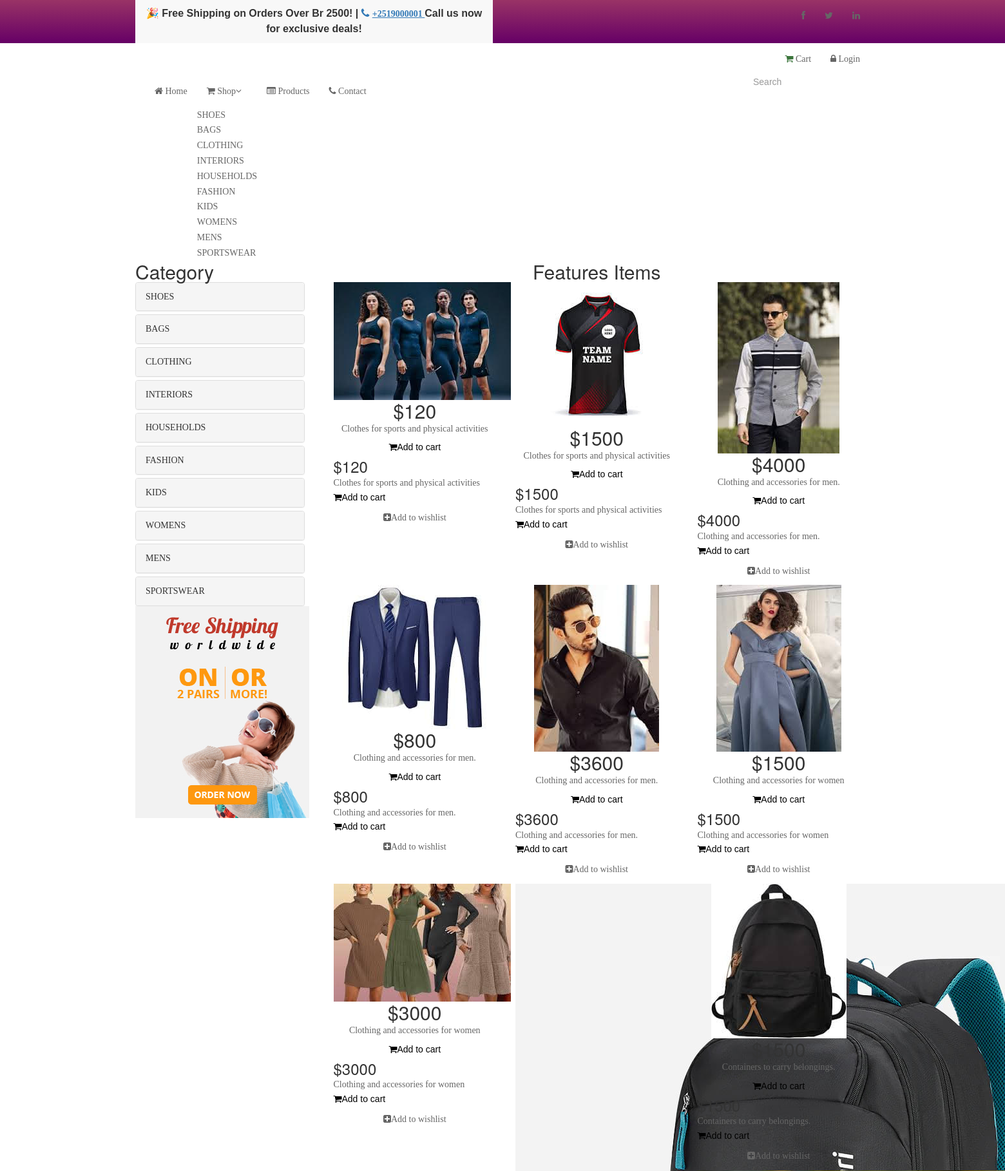
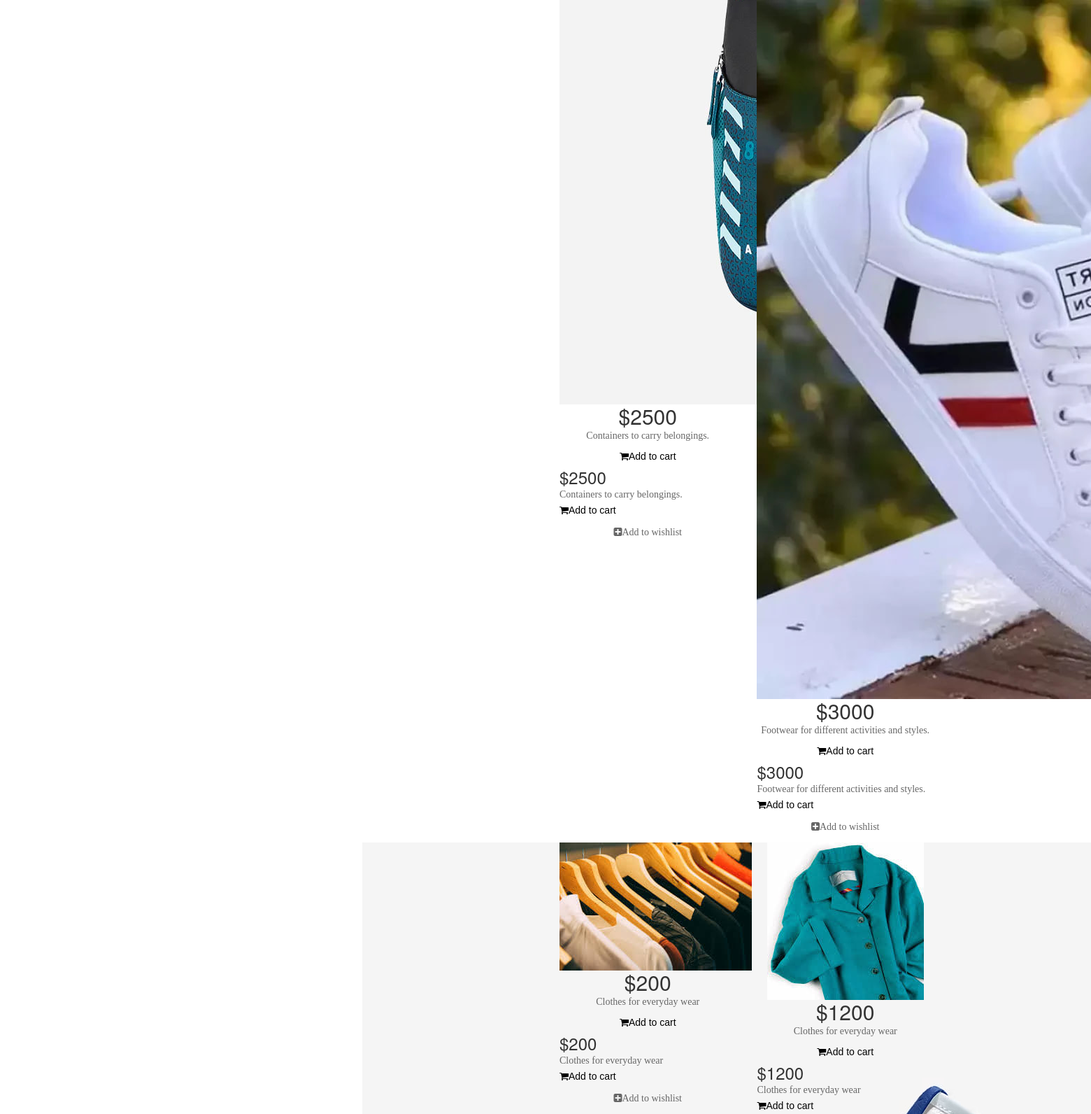
The page / (upper part) on the database its author committed (2 pictures, top to bottom).
### tables this page shows
CREATE TABLE `tblcategory` (
  `CATEGID` int(11) NOT NULL,
  `CATEGORIES` varchar(255) NOT NULL,
  `USERID` int(11) NOT NULL
);

CREATE TABLE `tblpromopro` (
  `PROMOID` int(11) NOT NULL,
  `PROID` int(11) NOT NULL,
  `PRODISCOUNT` double NOT NULL,
  `PRODISPRICE` double NOT NULL,
  `PROBANNER` tinyint(4) NOT NULL,
  `PRONEW` tinyint(4) NOT NULL
);

CREATE TABLE `tblproduct` (
  `PROID` int(11) NOT NULL,
  `PRODESC` varchar(255) DEFAULT NULL,
  `INGREDIENTS` varchar(255) NOT NULL,
  `PROQTY` int(11) DEFAULT NULL,
  `ORIGINALPRICE` double NOT NULL,
  `PROPRICE` double DEFAULT NULL,
  `CATEGID` int(11) DEFAULT NULL,
  `IMAGES` varchar(255) DEFAULT NULL,
  `PROSTATS` varchar(30) DEFAULT NULL,
  `OWNERNAME` varchar(90) NOT NULL,
  `OWNERPHONE` varchar(90) NOT NULL
);

### index.php (called while the page is built, shortened)
<?php
require_once("include/initialize.php");
require_once("theme/templates.php");
?>

### home.php (the view, shortened to what this page needs)
<section>
    <div class="container">
      <div class="row">
        <div class="col-sm-3">
            <?php include 'sidebar.php'; ?>
        </div>
        <div class="col-sm-9 padding-right">
          <div class="features_items">
            <h2 class="title text-center">Features Items</h2>
            <?php
            global $pdo;
            $sql = "SELECT * FROM tblpromopro pr
                    JOIN tblproduct p ON pr.PROID = p.PROID
                    JOIN tblcategory c ON p.CATEGID = c.CATEGID
                    WHERE p.PROQTY > 0";
            $stmt = $pdo->prepare($sql);
            $stmt->execute();
            $results = $stmt->fetchAll(PDO::FETCH_OBJ);
            foreach ($results as $result): ?>
                <form method="POST" action="cart/controller.php?action=add">
                    <div class="col-sm-4">
                      <div class="product-image-wrapper">
                        <div class="single-products">
                            <div class="productinfo text-center">
                              <img src="<?php echo web_root . 'admin/products/' . htmlspecialchars($result->IMAGES); ?>" alt="" />
                              <h2>$<?php echo htmlspecialchars($result->PRODISPRICE); ?></h2>
                              <p><?php echo htmlspecialchars($result->PRODESC); ?></p>
                              <button type="submit" name="btnorder" class="btn add-to-cart"><i class="fa fa-shopping-cart"></i>Add to cart</button>
                            </div>
                            <div class="product-overlay">
                              <div class="overlay-content">
                                <h3>$<?php echo htmlspecialchars($result->PRODISPRICE); ?></h3>
                                <p><?php echo htmlspecialchars($result->PRODESC); ?></p>
                                <button type="submit" name="btnorder" class="add-to-cart"><i class="fa fa-shopping-cart"></i>Add to cart</button>
                              </div>
                            </div>
                        </div>
                        <div class="choose">
                          <ul class="nav nav-pills nav-justified">
                            <li>
                              <?php
                              if (isset($_SESSION['CUSID'])) {
                                  echo '<a href="' . web_root . 'customer/controller.php?action=addwish&proid=' . htmlspecialchars($result->PROID) . '" title="Add to wishlist" class="btn btn-danger"><i class="fa fa-plus-square"></i>Add to wishlist</a>';
                              } else {
                                  echo '<a href="#" title="Add to wishlist" class="proid" data-target="#smyModal" data-toggle="modal" data-id="' . htmlspecialchars($result->PROID) . '"><i class="fa fa-plus-square"></i>Add to wishlist</a>';
                              }
                              ?>
                            </li>
                          </ul>
                        </div>
                      </div>
                    </div>
                </form>
            <?php endforeach; ?>
          </div>
          <div class="recommended_items">
            <h2 class="title text-center">Recommended Items</h2>
          </div>
        </div>
      </div>
    </div>
</section>

### theme/templates.php (shortened to what this page needs)
<!DOCTYPE html>
<html lang="en">
<head>
    <link href="<?php echo web_root; ?>css/bootstrap.min.css" rel="stylesheet">
    <link href="<?php echo web_root; ?>css/font-awesome.min.css" rel="stylesheet">
    <link href="<?php echo web_root; ?>css/prettyPhoto.css" rel="stylesheet">
    <link href="<?php echo web_root; ?>css/price-range.css" rel="stylesheet">
    <link href="<?php echo web_root; ?>css/animate.css" rel="stylesheet">
    <link href="<?php echo web_root; ?>css/main.css" rel="stylesheet">
    <link href="<?php echo web_root; ?>css/responsive.css" rel="stylesheet">
</head>
<body style="background-color:white" onload="totalprice()">
  <header id="header">
    <div class="header_top" style="background: linear-gradient(to bottom, #993366 0%, #660066 100%);">
      <div class="container">
        <div class="row">
          <div class="col-sm-6">
            <div class="contactinfo">
              <ul class="nav nav-pills">
                <div style="text-align: center; background-color: #f8f8f8; padding: 10px; font-size: 16px; font-weight: bold;">
                🎉 Free Shipping on Orders Over <b>Br 2500</b>! |
                 <i class="fa fa-phone" style="color:#337ab7;"></i>
                 <a href="tel:+2519000001" style="color:#337ab7; text-decoration:underline; font-weight:bold;">
                 +2519000001
                </a>
              <span style="color:#333;">Call us now for exclusive deals!</span>
             </div>
           </ul>
            </div>
          </div>
          <div class="col-sm-6">
            <div class="social-icons pull-right">
              <ul class="nav navbar-nav">
                <li><a href="#"><i class="fa fa-facebook"></i></a></li>
                <li><a href="#"><i class="fa fa-twitter"></i></a></li>
                <li><a href="#"><i class="fa fa-linkedin"></i></a></li>
              </ul>
            </div>
          </div>
        </div>
      </div>
    </div>
    <div class="header-middle">
      <div class="container">
        <div class="row">
          <div class="col-md-4 clearfix">
          </div>
          <div class="col-md-8 clearfix">
            <div class="shop-menu clearfix pull-right">
              <ul class="nav navbar-nav">
                <li><a href="<?php echo web_root; ?>index.php?q=cart"><i class="text-success fa fa-shopping-cart"></i> Cart</a></li>
                <?php if (isset($_SESSION['CUSID'])) { ?>
                  <li><a href="<?php echo web_root; ?>index.php?q=profile"><i class="fa fa-user"></i> Account</a></li>
                  <li><a href="<?php echo web_root; ?>logout.php"><i class="fa fa-lock"></i> Logout</a></li>
                <?php } else { ?>
                  <li><a data-target="#smyModal" data-toggle="modal" href=""><i class="fa fa-lock"></i> Login</a></li>
                <?php } ?>
              </ul>
            </div>
          </div>
        </div>
      </div>
    </div>
    <div class="header-bottom">
      <div class="container">
        <div class="row">
          <div class="col-sm-9">
            <div class="mainmenu pull-left">
              <ul class="nav navbar-nav collapse navbar-collapse">
                <li><a href="<?php echo web_root; ?>" class="active"><i class="fa fa-home"></i> Home</a></li>
                <li class="dropdown"><a href="#"><i class="fa fa-shopping-cart"></i> Shop<i class="fa fa-angle-down"></i></a>
                  <ul role="menu" class="sub-menu">
                    <?php
                    global $pdo;
                    $stmt = $pdo->prepare("SELECT * FROM `tblcategory`");
                    $stmt->execute();
                    $categories = $stmt->fetchAll(PDO::FETCH_OBJ);
                    foreach ($categories as $result) {
                      echo '<li><a href="index.php?q=product&category=' . htmlspecialchars($result->CATEGORIES) . '">' . htmlspecialchars($result->CATEGORIES) . '</a></li>';
                    }
                    ?>
                  </ul>
                </li>
                <li><a href="<?php echo web_root; ?>index.php?q=product"><i class="fa fa-list-alt"></i> Products</a></li>
                <li><a href="<?php echo web_root; ?>index.php?q=contact"><i class="fa fa-phone"></i> Contact</a></li>
              </ul>
            </div>
          </div>
          <div class="col-sm-3">
            <form action="<?php echo web_root; ?>index.php?q=product" method="POST">
              <div class="search_box pull-right">
                <input type="text" name="search" placeholder="Search"/>
              </div>
            </form>
          </div>
        </div>
      </div>
    </div>
  </header>
  <?php require_once $content; ?>
</body>
</html>

### sidebar.php
<div class="left-sidebar">
    <h2>Category</h2>
    <div class="panel-group category-products" id="accordian">
        <?php
        global $pdo;
        $stmt = $pdo->prepare("SELECT * FROM `tblcategory`");
        $stmt->execute();
        $categories = $stmt->fetchAll(PDO::FETCH_OBJ);
        foreach ($categories as $result) {
            echo '<div class="categ panel panel-default">
                    <div class="panel-heading">
                        <h4 class="panel-title">
                            <a href="index.php?q=product&amp;category=' . htmlspecialchars($result->CATEGORIES) . '">' . htmlspecialchars($result->CATEGORIES) . '</a>
                        </h4>
                    </div>
                  </div>';
        }
        ?>
    </div>
    <div class="shipping text-center">
        <img src="images/home/shipping.jpg" alt="" />
    </div>
</div>

### admin/css/main.css (style rules this page uses)
* { margin: 0px; padding: 0px; box-sizing: border-box; }
body, html { height: 100%; font-family: Montserrat-Regular, sans-serif; }
a { font-family: Montserrat-Regular; font-size: 14px; line-height: 1.7; color: #666666; margin: 0px; transition: all 0.4s; -webkit-transition: all 0.4s; -o-transition: all 0.4s; -moz-transition: all 0.4s; }
h1,h2,h3,h4,h5,h6 { margin: 0px; }
p { font-family: Montserrat-Regular; font-size: 14px; line-height: 1.7; color: #666666; margin: 0px; }
ul, li { margin: 0px; list-style-type: none; }
input { outline: none; border: none; }
button { outline: none !important; border: none; background: transparent; }

### rows shown on the page
tblcategory: CATEGORIES "SHOES"
tblcategory: CATEGORIES "BAGS"
tblcategory: CATEGORIES "CLOTHING"
tblcategory: CATEGORIES "INTERIORS"
tblcategory: CATEGORIES "HOUSEHOLDS"
tblcategory: CATEGORIES "FASHION"
tblcategory: CATEGORIES "KIDS"
tblcategory: CATEGORIES "WOMENS"
tblcategory: CATEGORIES "MENS"
tblcategory: CATEGORIES "SPORTSWEAR"
tblpromopro: PROID.IMAGES (picture), PRODISPRICE "120", PROID.PRODESC "Clothes for sports and physical activities"
tblpromopro: PROID.IMAGES (picture), PRODISPRICE "1500", PROID.PRODESC "Clothes for sports and physical activities"
tblpromopro: PROID.IMAGES (picture), PRODISPRICE "4000", PROID.PRODESC "Clothing and accessories for men."
tblpromopro: PROID.IMAGES (picture), PRODISPRICE "800", PROID.PRODESC "Clothing and accessories for men."
tblpromopro: PROID.IMAGES (picture), PRODISPRICE "3600", PROID.PRODESC "Clothing and accessories for men."
tblpromopro: PROID.IMAGES (picture), PRODISPRICE "1500", PROID.PRODESC "Clothing and accessories for women"
tblpromopro: PROID.IMAGES (picture), PRODISPRICE "3000", PROID.PRODESC "Clothing and accessories for women"
tblpromopro: PRODISPRICE "2500", PROID.PRODESC "Containers to carry belongings."
tblpromopro: PROID.IMAGES (picture), PROID.PRODESC "Containers to carry belongings.", PRODISPRICE "1500"
tblpromopro: PROID.IMAGES (picture), PRODISPRICE "3000", PROID.PRODESC "Footwear for different activities and styles."
tblpromopro: PROID.IMAGES (picture)
tblpromopro: PROID.IMAGES (picture), PRODISPRICE "200", PROID.PRODESC "Clothes for everyday wear"
tblpromopro: PROID.IMAGES (picture), PRODISPRICE "1200", PROID.PRODESC "Clothes for everyday wear"
